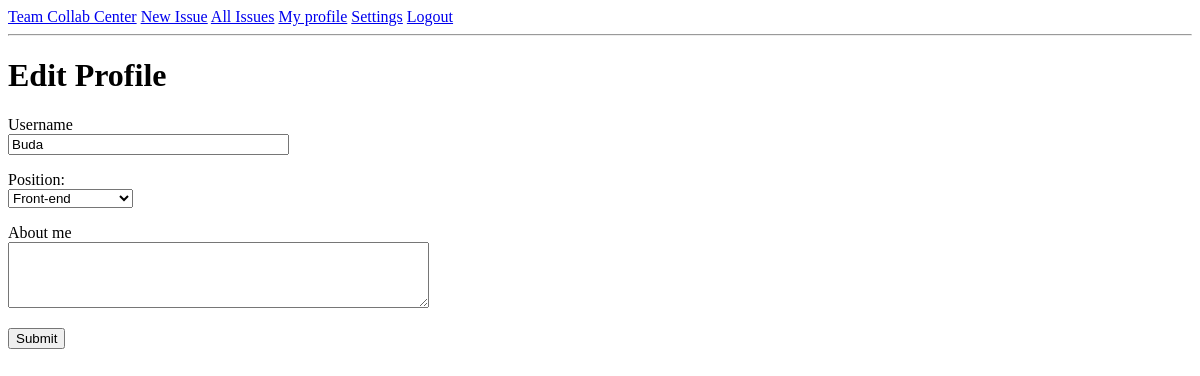
The page /edit_profile (signed in) on the database as committed earlier.
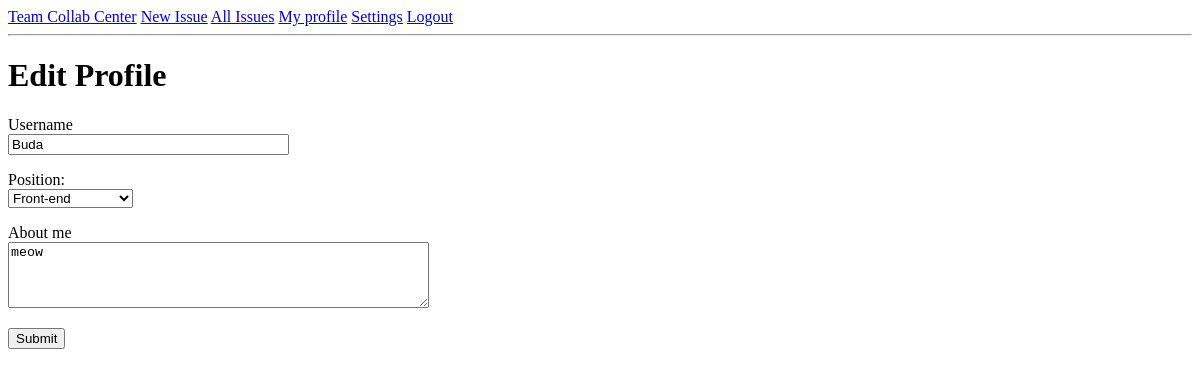
The same page on the database as committed later.
### app/models.py (models this page shows, shortened)
class User(UserMixin, db.Model):
    __tablename__='users'
    id = db.Column(db.Integer, primary_key=True)
    username = db.Column(db.String(64), index=True, unique=True)
    email = db.Column(db.String(120), index=True, unique=True)
    password_hash = db.Column(db.String(128))
    posts = db.relationship('Post', backref='author', lazy='dynamic')
    position_id = db.Column(db.Integer, db.ForeignKey('position.id'))
    about_me = db.Column(db.String(240))
    last_seen = db.Column(db.DateTime, default=datetime.utcnow)
    team_id = db.Column(db.Integer, db.ForeignKey('teams.id'))

### app/routes.py (the view)
@app.route('/edit_profile', methods=['GET', 'POST'])
@login_required
def edit_profile():
    form = EditProfileForm(current_user.username)
    if form.validate_on_submit():
        current_user.username = form.username.data
        current_user.position_id = form.position.data.id
        current_user.about_me = form.about_me.data
        db.session.commit()
        flash('Your changes have been saved.')
        return redirect(url_for('edit_profile'))
    elif request.method == 'GET':
        form.username.data = current_user.username
        form.position.data = current_user.position_id
        form.about_me.data = current_user.about_me
    return render_template('edit_profile.html', title='Edit Profile',
                           form=form)

### app/forms.py (shortened to what this page needs)
class EditProfileForm(FlaskForm):
    username = StringField('Username', validators=[DataRequired()])
    position = QuerySelectField('Position:',
                                query_factory=position_choice, get_label='name',
                                allow_blank=False)
    about_me = TextAreaField('About me', validators=[Length(min=0, max=240)])
    submit = SubmitField('Submit')
    def __init__(self, original_username, *args, **kwargs):
        super(EditProfileForm, self).__init__(*args, **kwargs)
        self.original_username = original_username

### app/forms.py (called while the page is built)
def position_choice():
    return Position.query

### app/models.py (called while the page is built)
@login.user_loader
def load_user(id):
    return User.query.get(int(id))

### app/routes.py (called while the page is built)
@app.before_request
def before_request():
    if current_user.is_authenticated:
        current_user.last_seen = datetime.utcnow()
        db.session.commit()

### app/templates/edit_profile.html (shortened to what this page needs)
{% extends "base.html" %}
{% block content %}
    <h1>Edit Profile</h1>
    <form action="" method="post">
        <p>
            {{ form.username.label }}<br>
            {{ form.username(size=32) }}<br>
        </p>
        <p>
            {{ form.position.label }}<br>
            {{ form.position }}<br>
        </p>
        <p>
            {{ form.about_me.label }}<br>
            {{ form.about_me(cols=50, rows=4) }}<br>
        </p>
        <p>{{ form.submit() }}</p>
    </form>
{% endblock %}

Rows that differ between the two databases and show on the page:
changed User "Buda": about_me (not shown) → "meow"
